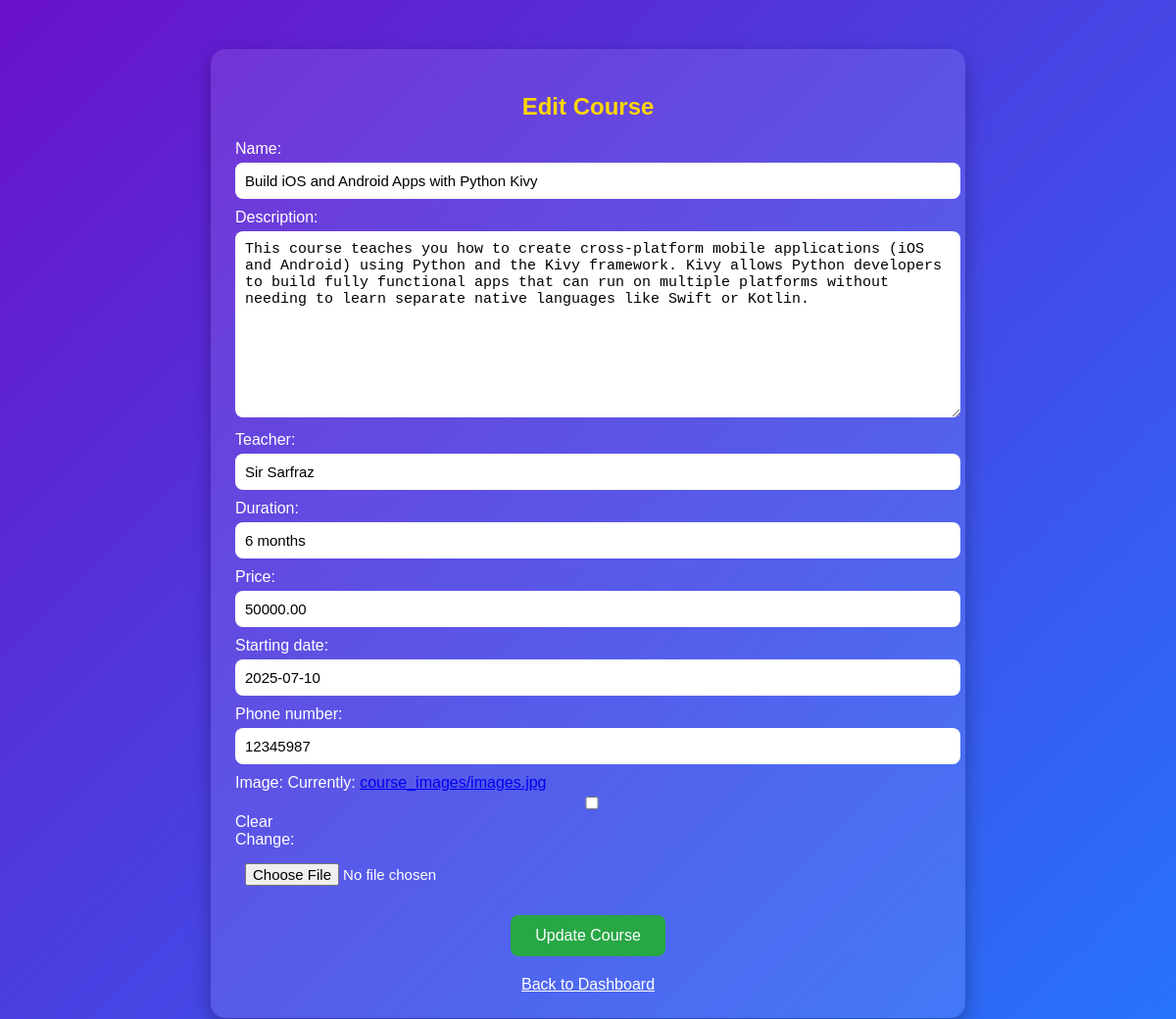
The app's page /edit-course/6/ (signed in), older data.
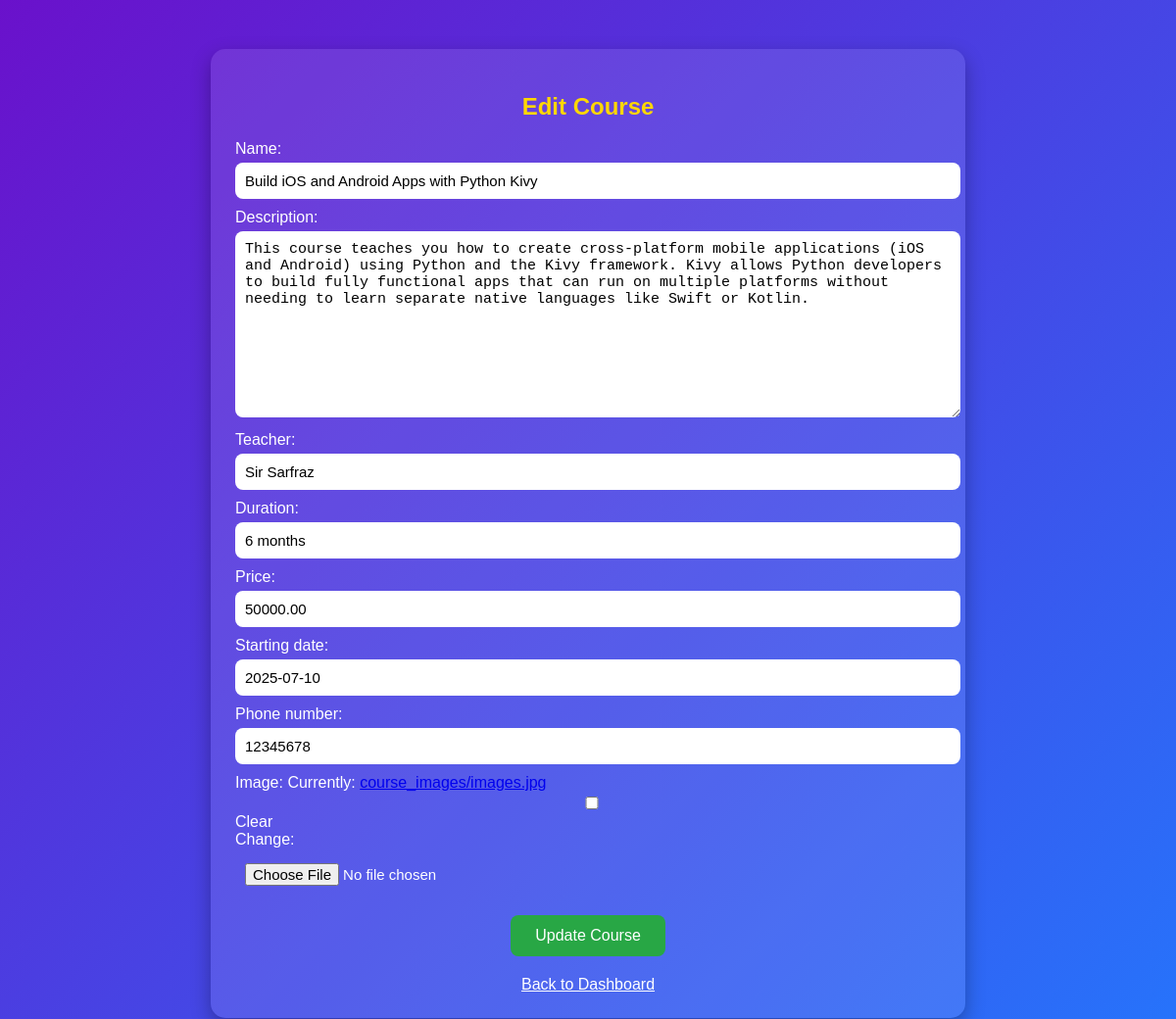
The same page, newer data.
### students/models.py (models this page shows, shortened)
class Course(models.Model):
    name = models.CharField(max_length=100)
    description = models.TextField(blank=True, null=True)
    teacher = models.CharField(max_length=100, blank=True, null=True)
    duration = models.CharField(max_length=50, blank=True, null=True)  # e.g. "3 months"
    price = models.DecimalField(max_digits=8, decimal_places=2, blank=True, null=True)
    starting_date = models.DateField(blank=True, null=True)
    phone_number = models.CharField(max_length=15, blank=True, null=True)
    image = models.ImageField(upload_to='course_images/', blank=True, null=True)
    created_at = models.DateTimeField(auto_now_add=True)

### students/views.py (the view)
# urls.py: path('edit-course/<int:pk>/', views.edit_course, name='edit_course'),
@login_required(login_url='login')
def edit_course(request, pk):
    course = get_object_or_404(Course, pk=pk)
    if request.method == 'POST':
        form = CourseForm(request.POST, request.FILES, instance=course)
        if form.is_valid():
            form.save()
            return redirect('dashboard')
    else:
        form = CourseForm(instance=course)
    return render(request, 'edit_course.html', {'form': form, 'course': course})

### students/views.py
class CourseForm(forms.ModelForm):
    class Meta:
        model = Course
        fields = ['name', 'description', 'teacher', 'duration',
                  'price', 'starting_date', 'phone_number', 'image']

### templates/edit_course.html (shortened to what this page needs)
<!DOCTYPE html>
<html lang="en">
<head>
</head>
<body>
    <div class="form-container">
        <h2>Edit Course</h2>
        <form method="post" enctype="multipart/form-data">
            {{ form.as_p }}
            <button type="submit">Update Course</button>
        </form>
        <a href="{% url 'dashboard' %}" class="back-link">Back to Dashboard</a>
    </div>
</body>
</html>

Row changes from the older to the newer data that the page shows:
changed Course "Build iOS and Android Apps with Python Kivy": phone_number "12345987" → "12345678"
